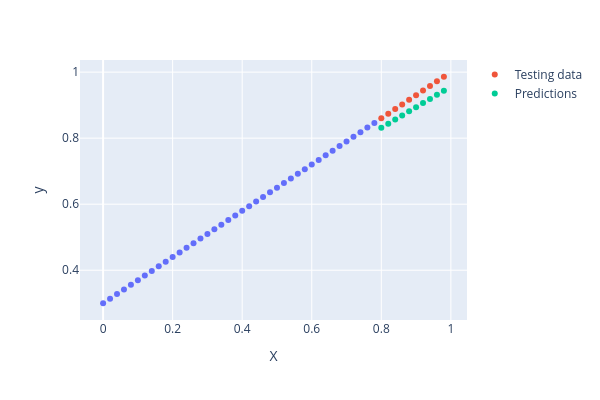

Source (notebook cell):
### Code cell
model_2 = SimpleLinearRegression(0.1, 200)
model_2.fit(X_train, y_train)
model_2_y_preds = model_2.predict(X_test)
plot_predictions(predictions=model_2_y_preds)

### Figure 1 — Plotly figure (JSON) as saved in the notebook; plotly's stock layout.template omitted (floating-point values rounded to 4 significant figures)
{"data": [{"hovertemplate": "X=%{x}<br>y=%{y}<extra></extra>", "legendgroup": "", "marker": {"color": "#636efa", "symbol": "circle"}, "mode": "markers", "name": "", "orientation": "v", "showlegend": false, "type": "scatter", "x": [0.0, 0.02, 0.04, 0.06, 0.08, 0.1, 0.12, 0.14, 0.16, 0.18, 0.2, 0.22, 0.24, 0.26, 0.28, 0.3, 0.32, 0.34, 0.36, 0.38, 0.4, 0.42, 0.44, 0.46, 0.48, 0.5, 0.52, 0.54, 0.56, 0.58, 0.6, 0.62, 0.64, 0.66, 0.68, 0.7, 0.72, 0.74, 0.76, 0.78], "xaxis": "x", "y": [0.3, 0.314, 0.328, 0.342, 0.356, 0.37, 0.384, 0.398, 0.412, 0.426, 0.44, 0.454, 0.468, 0.482, 0.496, 0.51, 0.524, 0.538, 0.552, 0.566, 0.58, 0.594, 0.608, 0.622, 0.636, 0.65, 0.664, 0.678, 0.692, 0.706, 0.72, 0.734, 0.748, 0.762, 0.776, 0.79, 0.804, 0.818, 0.832, 0.846], "yaxis": "y"}, {"mode": "markers", "name": "Testing data", "type": "scatter", "x": [0.8, 0.82, 0.84, 0.86, 0.88, 0.9, 0.92, 0.94, 0.96, 0.98], "y": [0.86, 0.874, 0.888, 0.902, 0.916, 0.93, 0.944, 0.958, 0.972, 0.986]}, {"mode": "markers", "name": "Predictions", "type": "scatter", "x": [0.8, 0.82, 0.84, 0.86, 0.88, 0.9, 0.92, 0.94, 0.96, 0.98], "y": [0.8312, 0.8437, 0.8563, 0.8688, 0.8813, 0.8939, 0.9064, 0.9189, 0.9314, 0.944]}], "layout": {"height": 400, "legend": {"tracegroupgap": 0}, "margin": {"t": 60}, "width": 600, "xaxis": {"anchor": "y", "domain": [0, 1], "title": {"text": "X"}}, "yaxis": {"anchor": "x", "domain": [0, 1], "title": {"text": "y"}}}}
